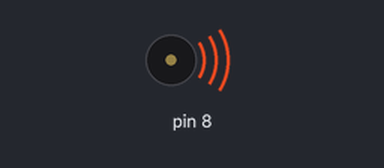
The sketch below on a simulated Arduino Uno, built with avr-gcc and run on an emulated ATmega328P. Parts: buzzer (waves = sounding). What the sketch prints to the serial monitor is not drawn.

Above: at 0.2 s.
Timing chart, 0 to 3.0 s (numbered marks = the images above):
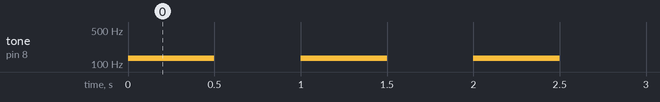

The sketch:

cto5kmate.ino
```cpp
#define RUN 1
#define WALK 0
#define END -1

long times[2][128] = {{
    0, WALK, 300,
    RUN, 60, WALK, 90,
    RUN, 60, WALK, 90,
    RUN, 60, WALK, 90,
    RUN, 60, WALK, 90,
    RUN, 60, WALK, 90,
    RUN, 60, WALK, 90,
    RUN, 60, WALK, 90,
    RUN, 60, WALK, 90,
    END, END
},{
    0, WALK, 20,
    RUN, 60, WALK, 90,
    RUN, 60, WALK, 90,
    RUN, 60, WALK, 90,
    RUN, 60, WALK, 90,
    RUN, 60, WALK, 90,
    RUN, 60, WALK, 90,
    RUN, 60, WALK, 90,
    RUN, 60, WALK, 90,
    END, END
}};

int sound[] = {131, 440};

void beep(int iSpeed) {
  int iBeepTime;
  Serial.println(millis());
  Serial.println("Beeping...");
  for (iBeepTime = 0 ; iBeepTime < 10; iBeepTime++) {
    tone(8, sound[iSpeed]);
    delay(500);
    noTone(8);
    delay(500);
  }
}

void setup(void) {
  int i = 0;
  int bDone = 0;
  Serial.begin(9600);
  Serial.println("");
  while (!bDone) {
    if (times[0][i] == END) {
         Serial.println(millis());
         Serial.println("Sing a little song - we're done...");
         bDone = 1;
         i+=2;
    } else {
      if (times[0][i] == 0) {
         Serial.println(millis());
         Serial.println("First Walk");
         beep(WALK);
      } else {
          Serial.println(millis());
          Serial.println("Transition ");
          Serial.print(times[0][i-1]);
          Serial.print(" ");
          Serial.print(i);
          Serial.println("");
          beep(times[0][i-1]);
      }
    Serial.println(millis());
    Serial.println("Delaying ");
    Serial.print(times[0][i] * 1000);
    Serial.println("");
    delay(times[0][i] * 1000);
    Serial.println(millis());
    Serial.println("Done delay");
    i+=2;
    }
  }
}


void loop(void) {

}
```

Measured:
- by itself, tone on pin 8: alternates 131 Hz for 0.50 s and silent for 0.50 s, 40 changes in all, then stays silent
